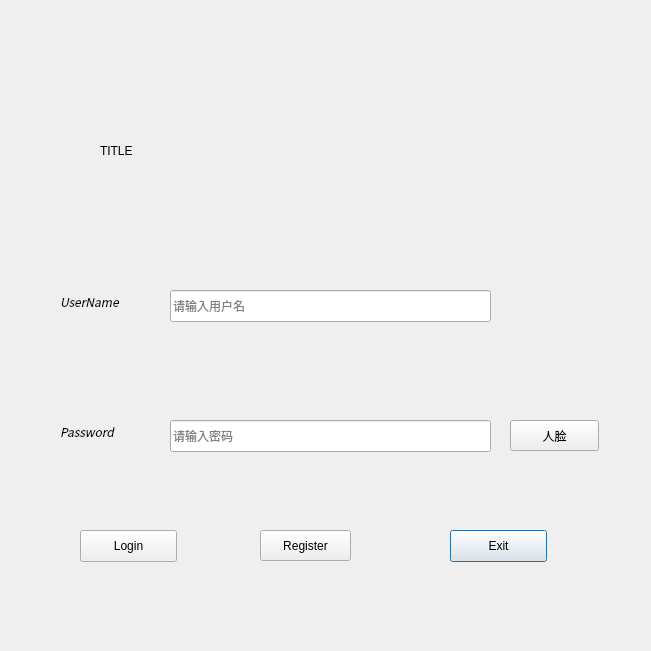
<?xml version="1.0" encoding="UTF-8"?>
<ui version="4.0">
 <class>LoginDialog</class>
 <widget class="QDialog" name="LoginDialog">
  <property name="enabled">
   <bool>true</bool>
  </property>
  <property name="geometry">
   <rect>
    <x>0</x>
    <y>0</y>
    <width>651</width>
    <height>651</height>
   </rect>
  </property>
  <property name="acceptDrops">
   <bool>false</bool>
  </property>
  <property name="windowTitle">
   <string>Dialog</string>
  </property>
  <property name="accessibleDescription">
   <string/>
  </property>
  <widget class="QLabel" name="label">
   <property name="geometry">
    <rect>
     <x>60</x>
     <y>290</y>
     <width>81</width>
     <height>24</height>
    </rect>
   </property>
   <property name="font">
    <font>
     <family>Noto Sans CJK SC</family>
     <italic>true</italic>
    </font>
   </property>
   <property name="text">
    <string>UserName</string>
   </property>
  </widget>
  <widget class="QLineEdit" name="pwdLineEdit">
   <property name="geometry">
    <rect>
     <x>170</x>
     <y>420</y>
     <width>321</width>
     <height>32</height>
    </rect>
   </property>
   <property name="text">
    <string/>
   </property>
   <property name="echoMode">
    <enum>QLineEdit::Password</enum>
   </property>
   <property name="placeholderText">
    <string>请输入密码</string>
   </property>
  </widget>
  <widget class="QPushButton" name="exitBtn">
   <property name="geometry">
    <rect>
     <x>450</x>
     <y>530</y>
     <width>97</width>
     <height>32</height>
    </rect>
   </property>
   <property name="text">
    <string>Exit</string>
   </property>
  </widget>
  <widget class="QLabel" name="label_2">
   <property name="geometry">
    <rect>
     <x>60</x>
     <y>420</y>
     <width>72</width>
     <height>24</height>
    </rect>
   </property>
   <property name="font">
    <font>
     <family>Noto Sans CJK SC</family>
     <italic>true</italic>
    </font>
   </property>
   <property name="text">
    <string>Password</string>
   </property>
  </widget>
  <widget class="QPushButton" name="loginBtn">
   <property name="geometry">
    <rect>
     <x>80</x>
     <y>530</y>
     <width>97</width>
     <height>32</height>
    </rect>
   </property>
   <property name="text">
    <string>Login</string>
   </property>
   <property name="autoDefault">
    <bool>true</bool>
   </property>
  </widget>
  <widget class="QLineEdit" name="usrLineEdit">
   <property name="geometry">
    <rect>
     <x>170</x>
     <y>290</y>
     <width>321</width>
     <height>32</height>
    </rect>
   </property>
   <property name="placeholderText">
    <string>请输入用户名</string>
   </property>
  </widget>
  <widget class="QPushButton" name="registerBtn">
   <property name="geometry">
    <rect>
     <x>260</x>
     <y>530</y>
     <width>91</width>
     <height>31</height>
    </rect>
   </property>
   <property name="text">
    <string>Register</string>
   </property>
  </widget>
  <widget class="QPushButton" name="faceBtn">
   <property name="enabled">
    <bool>true</bool>
   </property>
   <property name="geometry">
    <rect>
     <x>510</x>
     <y>420</y>
     <width>89</width>
     <height>31</height>
    </rect>
   </property>
   <property name="text">
    <string>人脸</string>
   </property>
  </widget>
  <widget class="QLabel" name="label_3">
   <property name="geometry">
    <rect>
     <x>100</x>
     <y>100</y>
     <width>441</width>
     <height>101</height>
    </rect>
   </property>
   <property name="text">
    <string>TITLE</string>
   </property>
  </widget>
 </widget>
 <resources/>
 <connections/>
</ui>
